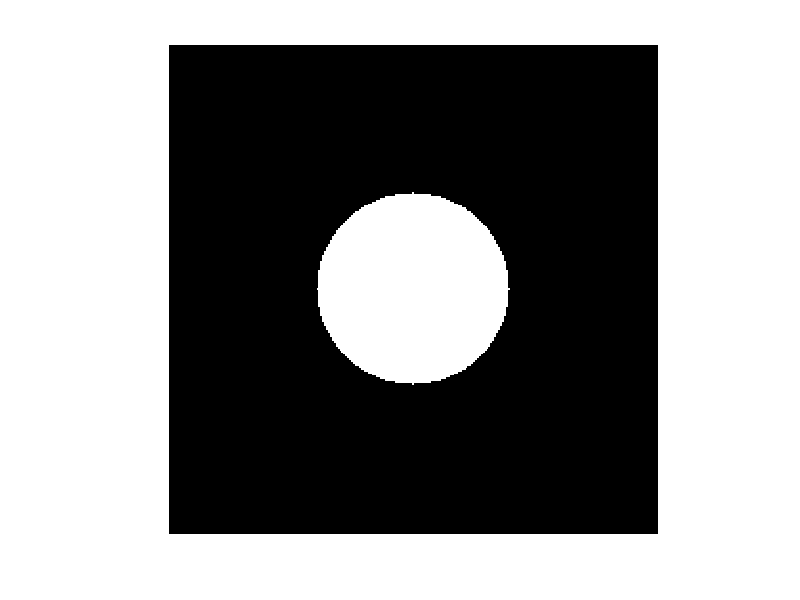
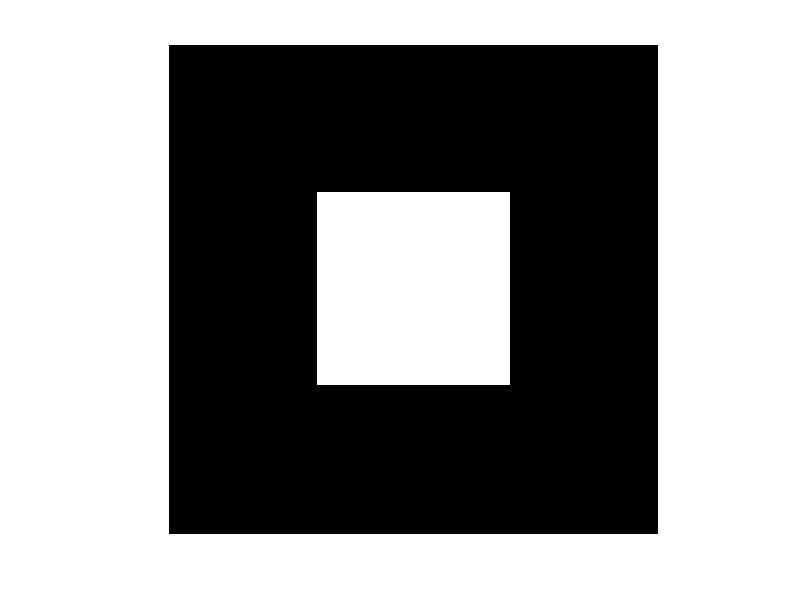

The MATLAB source for these figures, in order:
clear all,close all,clc
I = zeros(256);
for i = 1:256
    for j = 1:256
        d = sqrt((128-i)^2 + (128-j)^2);
        if(d<=50)
            I(i,j) = 1;
        end
    end
end
imshow(I);
J = zeros(256);
J(78:178,78:178) = 1;
figure,imshow(J);